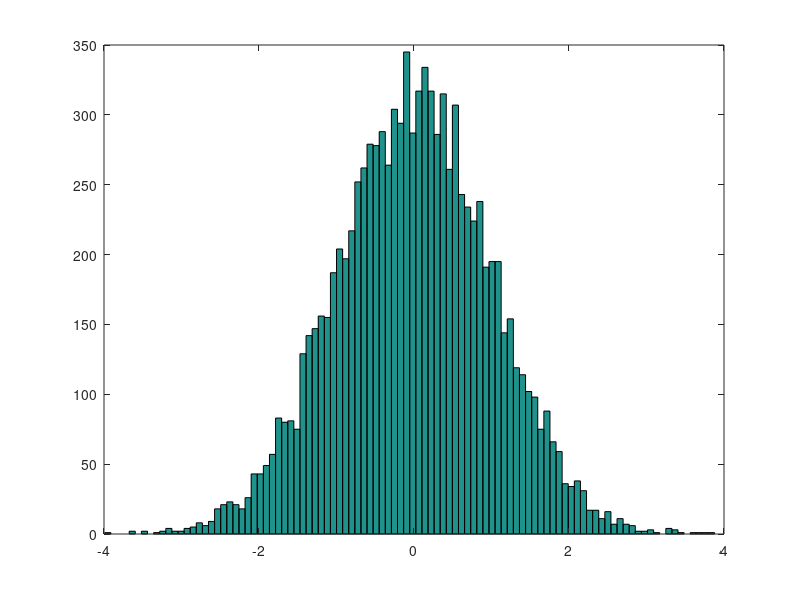

Write MATLAB code to recreate this figure.
disp("--- You are running 'f02_matrices' file now ---")

% Defining matrices
disp("\nDefining matrices")
A = [1 2; 3 4; 5 6]    % 3x2 matrix

B = [1 2;
3 4;
5 6]                   % same

C = [1; 2; 3]          % vector

D = 1:0.1:2            % vector containing [1..2] range with step of 0.1

E = 1:6                % vector containing [1..6] range with step of 1

size(A)                % 3x2. The result itself is a 1 x 2 matrix
size(A, 1)             % 3
size(A, 2)             % 2
a1 = A(1:6)            % 1 3 5 2 4 6
size(a1)               % 1x6
a2 = A(:)
size(a2)               % 6x1
a3 = A(:,2)            % 2 4 6 - select all rows, 2nd column
size(a3)               % 3x1
a3 = A(1:2,1)          % 1 3 - select rows [1..2], 1st column
size(a3)               % 2x1

length(A)              % 3 - length returns the largest dimension value

% Matrix generation functions
disp("\nMatrix generation functions")
F = ones(3,2)          % 3x2 matrix of ones
G = zeros(3,2)         % 3x2 matrix of zeros. Note that it's 'zeros', not 'zeroes' like in NumPy
H = eye(3,3)           % 3x3 identity matrix

I = rand(3,2)          % 3x2 matrix of random-distributed values in [0..1] range
                       % (uniform distribution)

J = randn(3,2)         % 3x2 matrix of random-distributed values in [-..1] range
                       % (normal / gaussian distribution with mean value = 0 and variance = 1)

K = randn(3,2)         % 3x2 matrix of random-distributed values in [-..1] range
                       % (normal / gaussian distribution with mean value = 0 and variance = 1)

hist(randn(1,10000), 100)    % print histogam with 10 bins